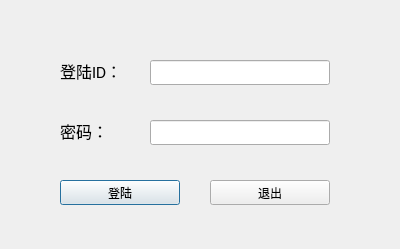
<?xml version="1.0" encoding="UTF-8"?>
<ui version="4.0">
 <class>LoginDialog</class>
 <widget class="QDialog" name="LoginDialog">
  <property name="geometry">
   <rect>
    <x>0</x>
    <y>0</y>
    <width>400</width>
    <height>249</height>
   </rect>
  </property>
  <property name="windowTitle">
   <string>登陆</string>
  </property>
  <widget class="QLabel" name="loginNamelabel">
   <property name="geometry">
    <rect>
     <x>60</x>
     <y>60</y>
     <width>71</width>
     <height>21</height>
    </rect>
   </property>
   <property name="font">
    <font>
     <family>Calibri</family>
     <pointsize>12</pointsize>
     <weight>50</weight>
     <bold>false</bold>
    </font>
   </property>
   <property name="text">
    <string>登陆ID：</string>
   </property>
  </widget>
  <widget class="QLabel" name="loginPasswdLable">
   <property name="geometry">
    <rect>
     <x>60</x>
     <y>120</y>
     <width>71</width>
     <height>21</height>
    </rect>
   </property>
   <property name="font">
    <font>
     <family>Calibri</family>
     <pointsize>12</pointsize>
     <weight>50</weight>
     <bold>false</bold>
    </font>
   </property>
   <property name="text">
    <string>密码：</string>
   </property>
  </widget>
  <widget class="QLineEdit" name="loginNameLineEdit">
   <property name="geometry">
    <rect>
     <x>150</x>
     <y>60</y>
     <width>180</width>
     <height>25</height>
    </rect>
   </property>
   <property name="sizePolicy">
    <sizepolicy hsizetype="Expanding" vsizetype="Fixed">
     <horstretch>180</horstretch>
     <verstretch>25</verstretch>
    </sizepolicy>
   </property>
   <property name="font">
    <font>
     <family>Calibri</family>
     <pointsize>14</pointsize>
    </font>
   </property>
  </widget>
  <widget class="QLineEdit" name="loginPasswdLineEdit">
   <property name="geometry">
    <rect>
     <x>150</x>
     <y>120</y>
     <width>180</width>
     <height>25</height>
    </rect>
   </property>
   <property name="minimumSize">
    <size>
     <width>180</width>
     <height>25</height>
    </size>
   </property>
   <property name="font">
    <font>
     <family>Calibri</family>
     <pointsize>14</pointsize>
    </font>
   </property>
   <property name="inputMask">
    <string/>
   </property>
   <property name="echoMode">
    <enum>QLineEdit::Password</enum>
   </property>
  </widget>
  <widget class="QPushButton" name="loginButton">
   <property name="geometry">
    <rect>
     <x>60</x>
     <y>180</y>
     <width>120</width>
     <height>25</height>
    </rect>
   </property>
   <property name="minimumSize">
    <size>
     <width>120</width>
     <height>25</height>
    </size>
   </property>
   <property name="text">
    <string>登陆</string>
   </property>
  </widget>
  <widget class="QPushButton" name="exitLoginButton">
   <property name="geometry">
    <rect>
     <x>210</x>
     <y>180</y>
     <width>120</width>
     <height>25</height>
    </rect>
   </property>
   <property name="minimumSize">
    <size>
     <width>120</width>
     <height>25</height>
    </size>
   </property>
   <property name="text">
    <string>退出</string>
   </property>
  </widget>
 </widget>
 <resources/>
 <connections>
  <connection>
   <sender>exitLoginButton</sender>
   <signal>clicked()</signal>
   <receiver>LoginDialog</receiver>
   <slot>close()</slot>
   <hints>
    <hint type="sourcelabel">
     <x>267</x>
     <y>251</y>
    </hint>
    <hint type="destinationlabel">
     <x>199</x>
     <y>149</y>
    </hint>
   </hints>
  </connection>
 </connections>
</ui>
